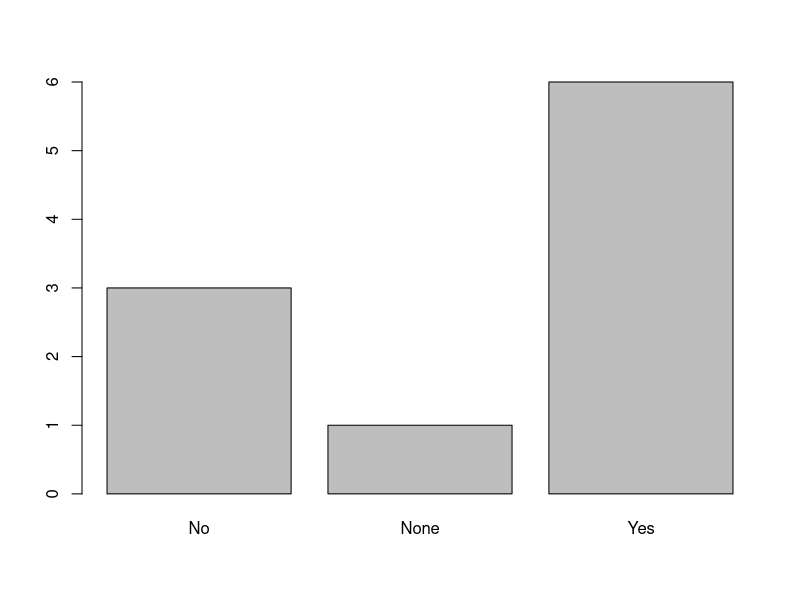
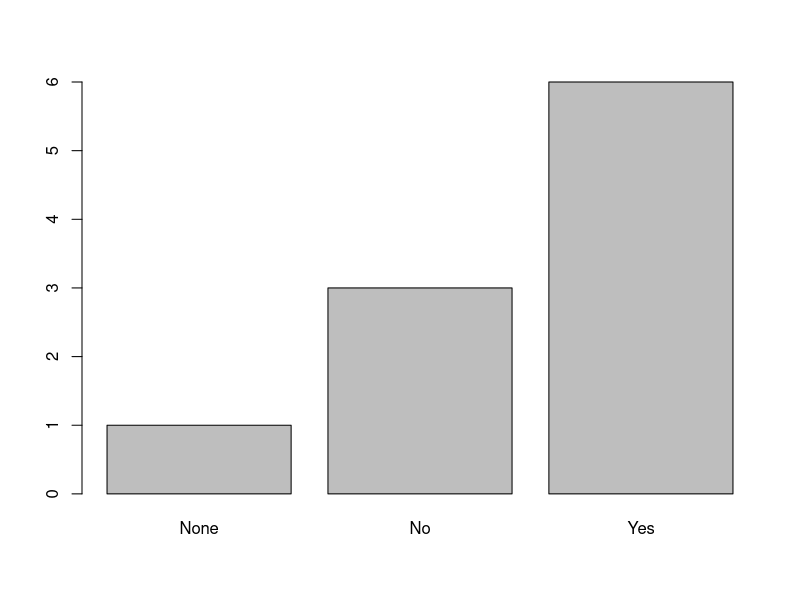

The R source for these figures, in order:
## ---- chunk 1
x <- c('Yes', 'Yes', 'No', 'None', 'Yes', 'No', 'No', 'Yes', 'Yes', 'Yes')
table_x <- table(x)
barplot(table_x)
## ---- chunk 2
barplot(table_x[order(table_x)])
